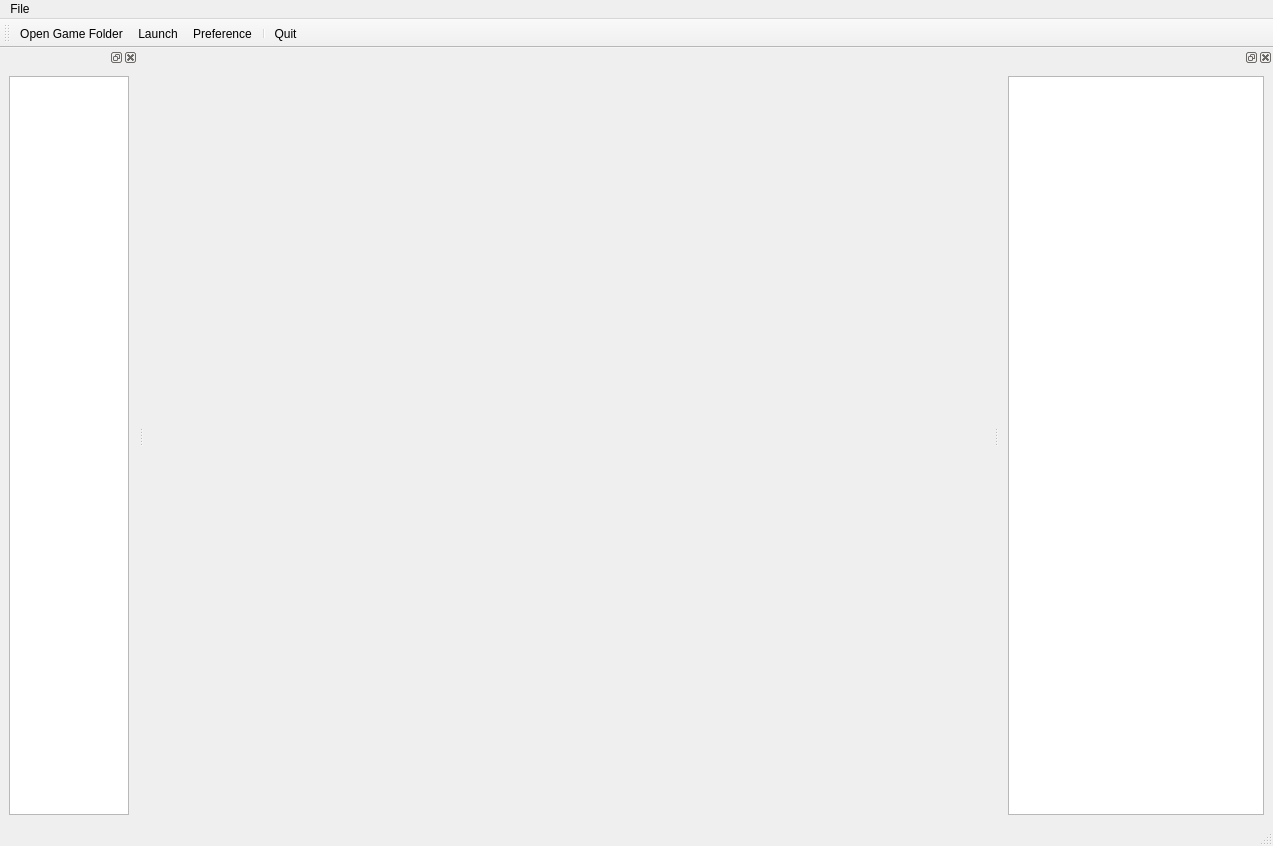
<?xml version="1.0" encoding="UTF-8"?>
<ui version="4.0">
 <class>MainWindow</class>
 <widget class="QMainWindow" name="MainWindow">
  <property name="geometry">
   <rect>
    <x>0</x>
    <y>0</y>
    <width>1273</width>
    <height>846</height>
   </rect>
  </property>
  <property name="windowTitle">
   <string>MainWindow</string>
  </property>
  <property name="toolButtonStyle">
   <enum>Qt::ToolButtonStyle::ToolButtonTextUnderIcon</enum>
  </property>
  <widget class="QWidget" name="centralwidget"/>
  <widget class="QMenuBar" name="menubar">
   <property name="geometry">
    <rect>
     <x>0</x>
     <y>0</y>
     <width>1273</width>
     <height>39</height>
    </rect>
   </property>
   <widget class="QMenu" name="menuFile">
    <property name="title">
     <string>File</string>
    </property>
   </widget>
   <addaction name="menuFile"/>
  </widget>
  <widget class="QStatusBar" name="statusbar"/>
  <widget class="QDockWidget" name="scenarioDockWidget">
   <property name="sizePolicy">
    <sizepolicy hsizetype="Expanding" vsizetype="Expanding">
     <horstretch>0</horstretch>
     <verstretch>0</verstretch>
    </sizepolicy>
   </property>
   <attribute name="dockWidgetArea">
    <number>1</number>
   </attribute>
   <widget class="QWidget" name="scenarioDockWidgetContents">
    <property name="sizePolicy">
     <sizepolicy hsizetype="Expanding" vsizetype="Expanding">
      <horstretch>0</horstretch>
      <verstretch>0</verstretch>
     </sizepolicy>
    </property>
    <layout class="QVBoxLayout" name="verticalLayout">
     <item>
      <widget class="QTreeView" name="scenarioFileView">
       <property name="minimumSize">
        <size>
         <width>120</width>
         <height>100</height>
        </size>
       </property>
       <property name="autoFillBackground">
        <bool>true</bool>
       </property>
       <property name="sizeAdjustPolicy">
        <enum>QAbstractScrollArea::SizeAdjustPolicy::AdjustToContents</enum>
       </property>
      </widget>
     </item>
    </layout>
   </widget>
  </widget>
  <widget class="QDockWidget" name="propertyDockWidget">
   <attribute name="dockWidgetArea">
    <number>2</number>
   </attribute>
   <widget class="QWidget" name="propertyDockWidgetContents">
    <layout class="QVBoxLayout" name="verticalLayout_2">
     <item>
      <widget class="QTreeView" name="treeView"/>
     </item>
    </layout>
   </widget>
  </widget>
  <widget class="QToolBar" name="toolBar">
   <property name="windowTitle">
    <string>toolBar</string>
   </property>
   <attribute name="toolBarArea">
    <enum>TopToolBarArea</enum>
   </attribute>
   <attribute name="toolBarBreak">
    <bool>false</bool>
   </attribute>
   <addaction name="actionOpenGameFolder"/>
   <addaction name="actionLaunch"/>
   <addaction name="actionPreference"/>
   <addaction name="separator"/>
   <addaction name="actionQuit"/>
  </widget>
  <action name="actionQuit">
   <property name="icon">
    <iconset theme="QIcon::ThemeIcon::ApplicationExit" resource="DragonEditor.qrc">
     <normaloff>:/png/resources/png/handle-x.png</normaloff>
     <normalon>:/svg/resources/svg/handle-x.svg</normalon>:/png/resources/png/handle-x.png</iconset>
   </property>
   <property name="text">
    <string>Quit</string>
   </property>
   <property name="menuRole">
    <enum>QAction::MenuRole::QuitRole</enum>
   </property>
  </action>
  <action name="actionPreference">
   <property name="icon">
    <iconset resource="DragonEditor.qrc">
     <normaloff>:/png/resources/png/setting.png</normaloff>
     <normalon>:/svg/resources/svg/setting.svg</normalon>:/png/resources/png/setting.png</iconset>
   </property>
   <property name="text">
    <string>Preference</string>
   </property>
   <property name="menuRole">
    <enum>QAction::MenuRole::PreferencesRole</enum>
   </property>
  </action>
  <action name="actionLaunch">
   <property name="icon">
    <iconset resource="DragonEditor.qrc">
     <normaloff>:/png/resources/png/play.png</normaloff>:/png/resources/png/play.png</iconset>
   </property>
   <property name="text">
    <string>Launch</string>
   </property>
   <property name="menuRole">
    <enum>QAction::MenuRole::NoRole</enum>
   </property>
  </action>
  <action name="actionOpenGameFolder">
   <property name="icon">
    <iconset resource="DragonEditor.qrc">
     <normaloff>:/png/resources/png/folder-open.png</normaloff>:/png/resources/png/folder-open.png</iconset>
   </property>
   <property name="text">
    <string>Open Game Folder</string>
   </property>
   <property name="menuRole">
    <enum>QAction::MenuRole::NoRole</enum>
   </property>
  </action>
 </widget>
 <resources>
  <include location="DragonEditor.qrc"/>
 </resources>
 <connections/>
</ui>
